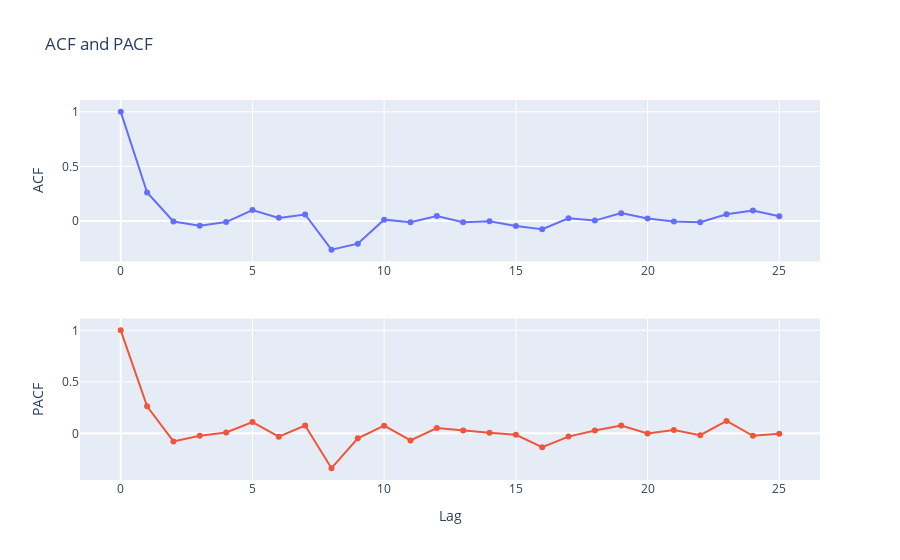

Notebook cell for this chart:
### Code cell
import plotly.graph_objects as go
from plotly.subplots import make_subplots


def plot_acf_pacf(series, lags):
    # Calculate ACF and PACF
    acf_values = acf(series, nlags=lags)
    pacf_values = pacf(series, nlags=lags)

    # Create subplots
    fig = make_subplots(rows=2, cols=1)

    # Add ACF trace
    fig.add_trace(
        go.Scatter(
            x=list(range(len(acf_values))),
            y=acf_values,
            mode='lines+markers',
            name='ACF'
        ), row=1, col=1
    )

    # Add PACF trace
    fig.add_trace(
        go.Scatter(
            x=list(range(len(pacf_values))),
            y=pacf_values,
            mode='lines+markers',
            name='PACF'
        ), row=2, col=1
    )

    # Update layout
    fig.update_layout(
        title="ACF and PACF",
        showlegend=False
    )

    fig.update_xaxes(title_text="Lag", row=2, col=1)
    fig.update_yaxes(title_text="ACF", row=1, col=1)
    fig.update_yaxes(title_text="PACF", row=2, col=1)

    # Show plot
    fig.show()

# Usage:
# Assuming 'germany_wheat_prices' is a DataFrame and 'Value' is a column with time series data.
plot_acf_pacf(germany_wheat_prices['Value'], 25)

### Figure 1 — Plotly figure (JSON) as saved in the notebook; plotly's stock layout.template omitted (floating-point values rounded to 4 significant figures)
{"data": [{"mode": "lines+markers", "name": "ACF", "type": "scatter", "x": [0, 1, 2, 3, 4, 5, 6, 7, 8, 9, 10, 11, 12, 13, 14, 15, 16, 17, 18, 19, 20, 21, 22, 23, 24, 25], "xaxis": "x", "y": [1, 0.261, -0.004671, -0.04355, -0.01037, 0.09931, 0.0281, 0.05878, -0.2634, -0.2086, 0.01189, -0.01211, 0.04602, -0.01127, -0.003238, -0.04697, -0.07657, 0.02395, 0.003116, 0.07152, 0.023, -0.005216, -0.01168, 0.06159, 0.09507, 0.04347], "yaxis": "y"}, {"mode": "lines+markers", "name": "PACF", "type": "scatter", "x": [0, 1, 2, 3, 4, 5, 6, 7, 8, 9, 10, 11, 12, 13, 14, 15, 16, 17, 18, 19, 20, 21, 22, 23, 24, 25], "xaxis": "x2", "y": [1, 0.2628, -0.07928, -0.02411, 0.008502, 0.1086, -0.03261, 0.07503, -0.3387, -0.04914, 0.07431, -0.06934, 0.05123, 0.02637, 0.005187, -0.01509, -0.1345, -0.03223, 0.02705, 0.07471, -0.0009164, 0.03292, -0.01864, 0.12, -0.02448, -0.003634], "yaxis": "y2"}], "layout": {"showlegend": false, "title": {"text": "ACF and PACF"}, "xaxis": {"anchor": "y", "domain": [0, 1]}, "xaxis2": {"anchor": "y2", "domain": [0, 1], "title": {"text": "Lag"}}, "yaxis": {"anchor": "x", "domain": [0.575, 1], "title": {"text": "ACF"}}, "yaxis2": {"anchor": "x2", "domain": [0, 0.425], "title": {"text": "PACF"}}}}
